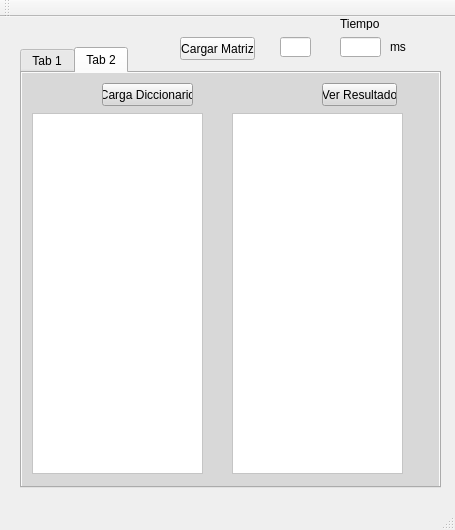
<?xml version="1.0" encoding="UTF-8"?>
<ui version="4.0">
 <class>MainWindow</class>
 <widget class="QMainWindow" name="MainWindow">
  <property name="geometry">
   <rect>
    <x>0</x>
    <y>0</y>
    <width>455</width>
    <height>530</height>
   </rect>
  </property>
  <property name="windowTitle">
   <string>MainWindow</string>
  </property>
  <widget class="QWidget" name="centralWidget">
   <widget class="QTabWidget" name="tabWidget">
    <property name="geometry">
     <rect>
      <x>20</x>
      <y>30</y>
      <width>421</width>
      <height>441</height>
     </rect>
    </property>
    <property name="currentIndex">
     <number>1</number>
    </property>
    <widget class="QWidget" name="tab">
     <attribute name="title">
      <string>Tab 1</string>
     </attribute>
     <widget class="QTableWidget" name="tableWidget">
      <property name="geometry">
       <rect>
        <x>0</x>
        <y>0</y>
        <width>411</width>
        <height>411</height>
       </rect>
      </property>
      <attribute name="horizontalHeaderDefaultSectionSize">
       <number>20</number>
      </attribute>
      <attribute name="verticalHeaderDefaultSectionSize">
       <number>17</number>
      </attribute>
     </widget>
    </widget>
    <widget class="QWidget" name="tab_2">
     <property name="styleSheet">
      <string notr="true">background-color: rgb(216, 216, 216);</string>
     </property>
     <attribute name="title">
      <string>Tab 2</string>
     </attribute>
     <widget class="QListWidget" name="listDiccionario">
      <property name="geometry">
       <rect>
        <x>10</x>
        <y>40</y>
        <width>171</width>
        <height>361</height>
       </rect>
      </property>
      <property name="styleSheet">
       <string notr="true">background-color: rgb(255, 255, 255);</string>
      </property>
     </widget>
     <widget class="QListWidget" name="listResultado">
      <property name="geometry">
       <rect>
        <x>210</x>
        <y>40</y>
        <width>171</width>
        <height>361</height>
       </rect>
      </property>
      <property name="styleSheet">
       <string notr="true">background-color: rgb(255, 255, 255);</string>
      </property>
     </widget>
     <widget class="QPushButton" name="botonResultado">
      <property name="geometry">
       <rect>
        <x>300</x>
        <y>10</y>
        <width>75</width>
        <height>23</height>
       </rect>
      </property>
      <property name="text">
       <string>Ver Resultado</string>
      </property>
     </widget>
     <widget class="QPushButton" name="botonDic">
      <property name="geometry">
       <rect>
        <x>80</x>
        <y>10</y>
        <width>91</width>
        <height>23</height>
       </rect>
      </property>
      <property name="text">
       <string>Carga Diccionario</string>
      </property>
     </widget>
    </widget>
   </widget>
   <widget class="QPushButton" name="cargarMatriz">
    <property name="geometry">
     <rect>
      <x>180</x>
      <y>20</y>
      <width>75</width>
      <height>23</height>
     </rect>
    </property>
    <property name="text">
     <string>Cargar Matriz</string>
    </property>
   </widget>
   <widget class="QLineEdit" name="lineEdit">
    <property name="geometry">
     <rect>
      <x>340</x>
      <y>20</y>
      <width>41</width>
      <height>20</height>
     </rect>
    </property>
   </widget>
   <widget class="QLabel" name="label">
    <property name="geometry">
     <rect>
      <x>340</x>
      <y>0</y>
      <width>46</width>
      <height>13</height>
     </rect>
    </property>
    <property name="text">
     <string>Tiempo</string>
    </property>
   </widget>
   <widget class="QLabel" name="label_2">
    <property name="geometry">
     <rect>
      <x>390</x>
      <y>20</y>
      <width>21</width>
      <height>20</height>
     </rect>
    </property>
    <property name="text">
     <string>ms</string>
    </property>
   </widget>
   <widget class="QLineEdit" name="lineEdit_2">
    <property name="geometry">
     <rect>
      <x>280</x>
      <y>20</y>
      <width>31</width>
      <height>20</height>
     </rect>
    </property>
   </widget>
  </widget>
  <widget class="QMenuBar" name="menuBar">
   <property name="geometry">
    <rect>
     <x>0</x>
     <y>0</y>
     <width>455</width>
     <height>21</height>
    </rect>
   </property>
  </widget>
  <widget class="QToolBar" name="mainToolBar">
   <attribute name="toolBarArea">
    <enum>TopToolBarArea</enum>
   </attribute>
   <attribute name="toolBarBreak">
    <bool>false</bool>
   </attribute>
  </widget>
  <widget class="QStatusBar" name="statusBar"/>
 </widget>
 <layoutdefault spacing="6" margin="11"/>
 <resources/>
 <connections/>
</ui>
